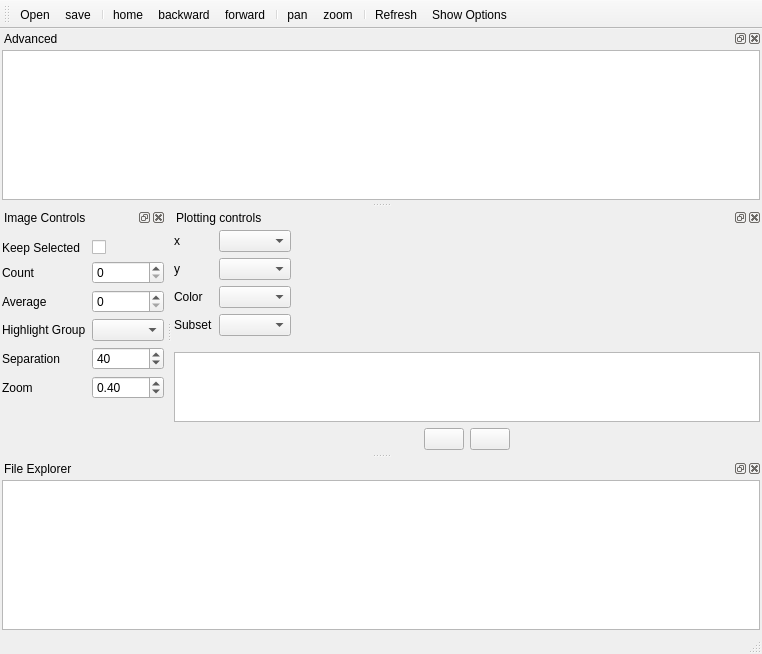
<?xml version="1.0" encoding="UTF-8"?>
<ui version="4.0">
 <class>MainWindow</class>
 <widget class="QMainWindow" name="MainWindow">
  <property name="geometry">
   <rect>
    <x>0</x>
    <y>0</y>
    <width>762</width>
    <height>654</height>
   </rect>
  </property>
  <property name="windowTitle">
   <string>MainWindow</string>
  </property>
  <widget class="QWidget" name="centralwidget">
   <layout class="QHBoxLayout" name="horizontalLayout_2">
    <property name="margin">
     <number>0</number>
    </property>
    <item>
     <layout class="QHBoxLayout" name="centralHLayout">
      <item>
       <widget class="QDockWidget" name="plotDockWidget">
        <property name="features">
         <set>QDockWidget::AllDockWidgetFeatures</set>
        </property>
        <property name="allowedAreas">
         <set>Qt::LeftDockWidgetArea|Qt::RightDockWidgetArea</set>
        </property>
        <property name="windowTitle">
         <string>Plotting controls</string>
        </property>
        <widget class="QWidget" name="dockWidgetContents">
         <layout class="QVBoxLayout" name="verticalLayout">
          <property name="leftMargin">
           <number>2</number>
          </property>
          <property name="topMargin">
           <number>3</number>
          </property>
          <property name="rightMargin">
           <number>2</number>
          </property>
          <property name="bottomMargin">
           <number>3</number>
          </property>
          <item>
           <widget class="QWidget" name="widget" native="true">
            <layout class="QFormLayout" name="formLayout">
             <property name="fieldGrowthPolicy">
              <enum>QFormLayout::FieldsStayAtSizeHint</enum>
             </property>
             <property name="leftMargin">
              <number>0</number>
             </property>
             <property name="topMargin">
              <number>0</number>
             </property>
             <property name="rightMargin">
              <number>0</number>
             </property>
             <property name="bottomMargin">
              <number>10</number>
             </property>
             <item row="0" column="0">
              <widget class="QLabel" name="label">
               <property name="text">
                <string>x</string>
               </property>
              </widget>
             </item>
             <item row="0" column="1">
              <widget class="QComboBox" name="xComboBox"/>
             </item>
             <item row="1" column="0">
              <widget class="QLabel" name="label_2">
               <property name="text">
                <string>y</string>
               </property>
              </widget>
             </item>
             <item row="1" column="1">
              <widget class="QComboBox" name="yComboBox"/>
             </item>
             <item row="2" column="0">
              <widget class="QLabel" name="label_6">
               <property name="text">
                <string>Color</string>
               </property>
              </widget>
             </item>
             <item row="2" column="1">
              <widget class="QComboBox" name="colorComboBox"/>
             </item>
             <item row="3" column="0">
              <widget class="QLabel" name="label_7">
               <property name="text">
                <string>Subset</string>
               </property>
              </widget>
             </item>
             <item row="3" column="1">
              <widget class="QComboBox" name="subsetComboBox"/>
             </item>
            </layout>
           </widget>
          </item>
          <item>
           <widget class="QListView" name="subsetListView"/>
          </item>
          <item>
           <widget class="QWidget" name="widget_2" native="true">
            <layout class="QHBoxLayout" name="horizontalLayout">
             <property name="margin">
              <number>0</number>
             </property>
             <item>
              <spacer name="horizontalSpacer_2">
               <property name="orientation">
                <enum>Qt::Horizontal</enum>
               </property>
               <property name="sizeHint" stdset="0">
                <size>
                 <width>40</width>
                 <height>20</height>
                </size>
               </property>
              </spacer>
             </item>
             <item>
              <widget class="QPushButton" name="selectAllPushButton">
               <property name="toolTip">
                <string>Select All</string>
               </property>
               <property name="text">
                <string/>
               </property>
               <property name="icon">
                <iconset resource="../icons/icons.qrc">
                 <normaloff>:/mini/mini/tick.png</normaloff>:/mini/mini/tick.png</iconset>
               </property>
              </widget>
             </item>
             <item>
              <widget class="QPushButton" name="unselectAllPushButton">
               <property name="toolTip">
                <string>Unselect All</string>
               </property>
               <property name="text">
                <string/>
               </property>
               <property name="icon">
                <iconset resource="../icons/icons.qrc">
                 <normaloff>:/mini/mini/shape_square.png</normaloff>:/mini/mini/shape_square.png</iconset>
               </property>
              </widget>
             </item>
             <item>
              <spacer name="horizontalSpacer">
               <property name="orientation">
                <enum>Qt::Horizontal</enum>
               </property>
               <property name="sizeHint" stdset="0">
                <size>
                 <width>40</width>
                 <height>20</height>
                </size>
               </property>
              </spacer>
             </item>
            </layout>
           </widget>
          </item>
         </layout>
        </widget>
       </widget>
      </item>
     </layout>
    </item>
   </layout>
  </widget>
  <widget class="QMenuBar" name="menubar">
   <property name="geometry">
    <rect>
     <x>0</x>
     <y>0</y>
     <width>762</width>
     <height>22</height>
    </rect>
   </property>
  </widget>
  <widget class="QStatusBar" name="statusbar"/>
  <widget class="QToolBar" name="toolBar">
   <property name="windowTitle">
    <string>toolBar</string>
   </property>
   <attribute name="toolBarArea">
    <enum>TopToolBarArea</enum>
   </attribute>
   <attribute name="toolBarBreak">
    <bool>false</bool>
   </attribute>
   <addaction name="actionOpen"/>
   <addaction name="actionSave"/>
   <addaction name="separator"/>
   <addaction name="actionHome"/>
   <addaction name="actionBackward"/>
   <addaction name="actionForward"/>
   <addaction name="separator"/>
   <addaction name="actionPan"/>
   <addaction name="actionZoom"/>
   <addaction name="separator"/>
   <addaction name="actionRefresh"/>
   <addaction name="actionShow_Options"/>
  </widget>
  <widget class="QDockWidget" name="imageDockWidget">
   <property name="allowedAreas">
    <set>Qt::LeftDockWidgetArea|Qt::RightDockWidgetArea</set>
   </property>
   <property name="windowTitle">
    <string>Image Controls</string>
   </property>
   <attribute name="dockWidgetArea">
    <number>1</number>
   </attribute>
   <widget class="QWidget" name="dockWidgetContents_2">
    <layout class="QVBoxLayout" name="verticalLayout_2">
     <property name="leftMargin">
      <number>2</number>
     </property>
     <property name="topMargin">
      <number>3</number>
     </property>
     <property name="rightMargin">
      <number>2</number>
     </property>
     <property name="bottomMargin">
      <number>3</number>
     </property>
     <item>
      <widget class="QWidget" name="widget_3" native="true">
       <layout class="QFormLayout" name="formLayout_2">
        <property name="leftMargin">
         <number>0</number>
        </property>
        <property name="topMargin">
         <number>10</number>
        </property>
        <property name="rightMargin">
         <number>0</number>
        </property>
        <property name="bottomMargin">
         <number>10</number>
        </property>
        <item row="1" column="1">
         <widget class="QCheckBox" name="keepSelectedCheckBox">
          <property name="text">
           <string/>
          </property>
         </widget>
        </item>
        <item row="1" column="0">
         <widget class="QLabel" name="label_9">
          <property name="text">
           <string>Keep Selected</string>
          </property>
         </widget>
        </item>
        <item row="2" column="0">
         <widget class="QLabel" name="label_3">
          <property name="text">
           <string>Count</string>
          </property>
         </widget>
        </item>
        <item row="2" column="1">
         <widget class="QSpinBox" name="imageCountSpinBox"/>
        </item>
        <item row="4" column="1">
         <widget class="QComboBox" name="selectGroupComboBox"/>
        </item>
        <item row="4" column="0">
         <widget class="QLabel" name="label_11">
          <property name="text">
           <string>Highlight Group</string>
          </property>
         </widget>
        </item>
        <item row="5" column="0">
         <widget class="QLabel" name="label_5">
          <property name="text">
           <string>Separation</string>
          </property>
         </widget>
        </item>
        <item row="5" column="1">
         <widget class="QSpinBox" name="imageSepSpinBox">
          <property name="minimum">
           <number>1</number>
          </property>
          <property name="maximum">
           <number>1000</number>
          </property>
          <property name="singleStep">
           <number>1</number>
          </property>
          <property name="value">
           <number>40</number>
          </property>
         </widget>
        </item>
        <item row="6" column="1">
         <widget class="QDoubleSpinBox" name="imageZoomDoubleSpinBox">
          <property name="minimum">
           <double>0.000000000000000</double>
          </property>
          <property name="maximum">
           <double>10.000000000000000</double>
          </property>
          <property name="singleStep">
           <double>0.100000000000000</double>
          </property>
          <property name="value">
           <double>0.400000000000000</double>
          </property>
         </widget>
        </item>
        <item row="6" column="0">
         <widget class="QLabel" name="label_8">
          <property name="text">
           <string>Zoom</string>
          </property>
         </widget>
        </item>
        <item row="3" column="1">
         <widget class="QSpinBox" name="averageCountSpinBox">
          <property name="maximum">
           <number>10000</number>
          </property>
         </widget>
        </item>
        <item row="3" column="0">
         <widget class="QLabel" name="label_4">
          <property name="text">
           <string>Average</string>
          </property>
         </widget>
        </item>
       </layout>
      </widget>
     </item>
    </layout>
   </widget>
  </widget>
  <widget class="QDockWidget" name="fileDockWidget">
   <property name="allowedAreas">
    <set>Qt::BottomDockWidgetArea|Qt::TopDockWidgetArea</set>
   </property>
   <property name="windowTitle">
    <string>File Explorer</string>
   </property>
   <attribute name="dockWidgetArea">
    <number>8</number>
   </attribute>
   <widget class="QWidget" name="dockWidgetContents_3">
    <layout class="QVBoxLayout" name="verticalLayout_3">
     <property name="margin">
      <number>2</number>
     </property>
     <item>
      <widget class="QTableView" name="fileTableView">
       <property name="editTriggers">
        <set>QAbstractItemView::NoEditTriggers</set>
       </property>
       <property name="showDropIndicator" stdset="0">
        <bool>false</bool>
       </property>
       <property name="dragDropOverwriteMode">
        <bool>false</bool>
       </property>
       <property name="selectionBehavior">
        <enum>QAbstractItemView::SelectRows</enum>
       </property>
       <attribute name="horizontalHeaderStretchLastSection">
        <bool>true</bool>
       </attribute>
       <attribute name="verticalHeaderVisible">
        <bool>false</bool>
       </attribute>
      </widget>
     </item>
    </layout>
   </widget>
  </widget>
  <widget class="QDockWidget" name="advancedDockWidget">
   <property name="floating">
    <bool>true</bool>
   </property>
   <property name="allowedAreas">
    <set>Qt::NoDockWidgetArea</set>
   </property>
   <property name="windowTitle">
    <string>Advanced</string>
   </property>
   <attribute name="dockWidgetArea">
    <number>4</number>
   </attribute>
   <widget class="QWidget" name="dockWidgetContents_4">
    <layout class="QVBoxLayout" name="verticalLayout_4">
     <property name="margin">
      <number>2</number>
     </property>
     <item>
      <widget class="QTreeView" name="advancedSettingsTreeView">
       <property name="editTriggers">
        <set>QAbstractItemView::DoubleClicked|QAbstractItemView::EditKeyPressed|QAbstractItemView::SelectedClicked</set>
       </property>
       <property name="alternatingRowColors">
        <bool>true</bool>
       </property>
       <property name="indentation">
        <number>15</number>
       </property>
       <property name="uniformRowHeights">
        <bool>true</bool>
       </property>
       <attribute name="headerCascadingSectionResizes">
        <bool>true</bool>
       </attribute>
      </widget>
     </item>
    </layout>
   </widget>
  </widget>
  <action name="actionOpen">
   <property name="icon">
    <iconset resource="../icons/icons.qrc">
     <normaloff>:/mini/mini/folder.png</normaloff>:/mini/mini/folder.png</iconset>
   </property>
   <property name="text">
    <string>Open</string>
   </property>
   <property name="toolTip">
    <string>Open a file to plot or a stack of images to display</string>
   </property>
   <property name="shortcut">
    <string>Meta+O</string>
   </property>
  </action>
  <action name="actionPan">
   <property name="checkable">
    <bool>true</bool>
   </property>
   <property name="icon">
    <iconset resource="../icons/icons.qrc">
     <normaloff>:/mini/mini/arrow_out.png</normaloff>:/mini/mini/arrow_out.png</iconset>
   </property>
   <property name="text">
    <string>pan</string>
   </property>
   <property name="toolTip">
    <string>Move the data in the plot</string>
   </property>
  </action>
  <action name="actionHome">
   <property name="icon">
    <iconset resource="../icons/icons.qrc">
     <normaloff>:/mini/mini/house.png</normaloff>:/mini/mini/house.png</iconset>
   </property>
   <property name="text">
    <string>home</string>
   </property>
   <property name="toolTip">
    <string>Reset the view</string>
   </property>
  </action>
  <action name="actionZoom">
   <property name="checkable">
    <bool>true</bool>
   </property>
   <property name="icon">
    <iconset resource="../icons/icons.qrc">
     <normaloff>:/mini/mini/zoom_out.png</normaloff>:/mini/mini/zoom_out.png</iconset>
   </property>
   <property name="text">
    <string>zoom</string>
   </property>
   <property name="toolTip">
    <string>Use the cursor to zoom in on an area of the plot</string>
   </property>
  </action>
  <action name="actionForward">
   <property name="icon">
    <iconset resource="../icons/icons.qrc">
     <normaloff>:/mini/mini/resultset_next.png</normaloff>:/mini/mini/resultset_next.png</iconset>
   </property>
   <property name="text">
    <string>forward</string>
   </property>
   <property name="toolTip">
    <string>Step forward in action history</string>
   </property>
  </action>
  <action name="actionBackward">
   <property name="icon">
    <iconset resource="../icons/icons.qrc">
     <normaloff>:/mini/mini/resultset_previous.png</normaloff>:/mini/mini/resultset_previous.png</iconset>
   </property>
   <property name="text">
    <string>backward</string>
   </property>
   <property name="toolTip">
    <string>Step backward in action history</string>
   </property>
  </action>
  <action name="actionSave">
   <property name="icon">
    <iconset resource="../icons/icons.qrc">
     <normaloff>:/mini/mini/disk.png</normaloff>:/mini/mini/disk.png</iconset>
   </property>
   <property name="text">
    <string>save</string>
   </property>
   <property name="toolTip">
    <string>Save the current plot</string>
   </property>
  </action>
  <action name="actionShow_Options">
   <property name="icon">
    <iconset resource="../icons/icons.qrc">
     <normaloff>:/mini/mini/database_table.png</normaloff>:/mini/mini/database_table.png</iconset>
   </property>
   <property name="text">
    <string>Show Options</string>
   </property>
   <property name="toolTip">
    <string>Display dialog to configure plot options</string>
   </property>
  </action>
  <action name="actionHide_Controls">
   <property name="checkable">
    <bool>true</bool>
   </property>
   <property name="icon">
    <iconset resource="../icons/icons.qrc">
     <normaloff>:/mini/mini/application_side_list.png</normaloff>:/mini/mini/application_side_list.png</iconset>
   </property>
   <property name="text">
    <string>Hide Controls</string>
   </property>
   <property name="toolTip">
    <string>Hide the controls</string>
   </property>
  </action>
  <action name="actionRefresh">
   <property name="icon">
    <iconset resource="../icons/icons.qrc">
     <normaloff>:/mini/mini/arrow_refresh.png</normaloff>:/mini/mini/arrow_refresh.png</iconset>
   </property>
   <property name="text">
    <string>Refresh</string>
   </property>
   <property name="toolTip">
    <string>Replot the points and images</string>
   </property>
   <property name="shortcut">
    <string>Space</string>
   </property>
  </action>
 </widget>
 <resources>
  <include location="../icons/icons.qrc"/>
 </resources>
 <connections/>
</ui>
